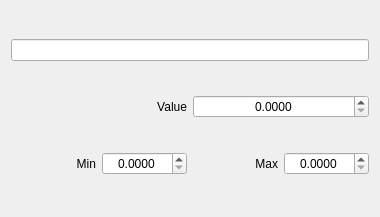
<?xml version="1.0" encoding="UTF-8"?>
<ui version="4.0">
 <class>Form</class>
 <widget class="QWidget" name="Form">
  <property name="geometry">
   <rect>
    <x>0</x>
    <y>0</y>
    <width>380</width>
    <height>217</height>
   </rect>
  </property>
  <property name="windowTitle">
   <string>Form</string>
  </property>
  <layout class="QGridLayout" name="gridLayout">
   <item row="0" column="0" colspan="4">
    <widget class="QLineEdit" name="uiName"/>
   </item>
   <item row="2" column="1">
    <widget class="QDoubleSpinBox" name="uiMin">
     <property name="alignment">
      <set>Qt::AlignCenter</set>
     </property>
     <property name="keyboardTracking">
      <bool>false</bool>
     </property>
     <property name="decimals">
      <number>4</number>
     </property>
    </widget>
   </item>
   <item row="2" column="3">
    <widget class="QDoubleSpinBox" name="uiMax">
     <property name="alignment">
      <set>Qt::AlignCenter</set>
     </property>
     <property name="keyboardTracking">
      <bool>false</bool>
     </property>
     <property name="decimals">
      <number>4</number>
     </property>
    </widget>
   </item>
   <item row="1" column="0" colspan="2">
    <widget class="QLabel" name="label">
     <property name="text">
      <string>Value</string>
     </property>
     <property name="alignment">
      <set>Qt::AlignRight|Qt::AlignTrailing|Qt::AlignVCenter</set>
     </property>
    </widget>
   </item>
   <item row="2" column="0">
    <widget class="QLabel" name="label_2">
     <property name="text">
      <string>Min</string>
     </property>
     <property name="alignment">
      <set>Qt::AlignRight|Qt::AlignTrailing|Qt::AlignVCenter</set>
     </property>
    </widget>
   </item>
   <item row="2" column="2">
    <widget class="QLabel" name="label_3">
     <property name="text">
      <string>Max</string>
     </property>
     <property name="alignment">
      <set>Qt::AlignRight|Qt::AlignTrailing|Qt::AlignVCenter</set>
     </property>
    </widget>
   </item>
   <item row="1" column="2" colspan="2">
    <widget class="QDoubleSpinBox" name="uiValue">
     <property name="alignment">
      <set>Qt::AlignCenter</set>
     </property>
     <property name="keyboardTracking">
      <bool>false</bool>
     </property>
     <property name="decimals">
      <number>4</number>
     </property>
    </widget>
   </item>
  </layout>
 </widget>
 <resources/>
 <connections/>
</ui>
